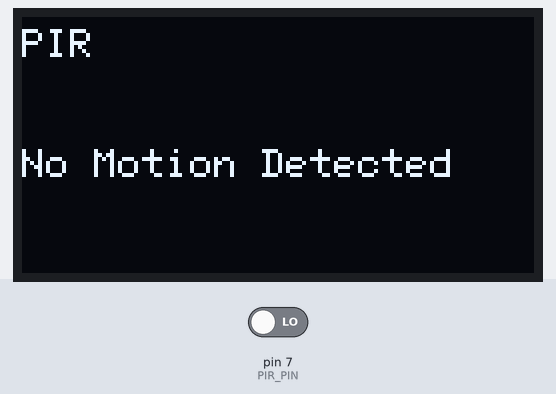
A sketch run on a simulated Arduino Uno, built with avr-gcc and run on an emulated ATmega328P. Parts: 128×64 one-colour display. The inputs (shaded band) are chosen by the test bench; at power-on: pin 7 (PIR_PIN) LOW.

Above: at 2.9 s.
3.0 s: pin 7 (PIR_PIN) driven HIGH
At 3.7 s:
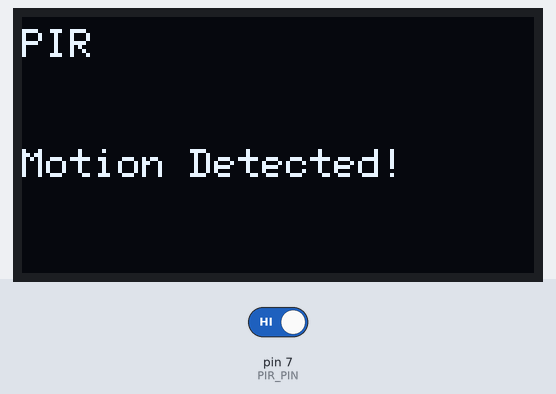
4.7 s: pin 7 (PIR_PIN) driven LOW
At 6.5 s:
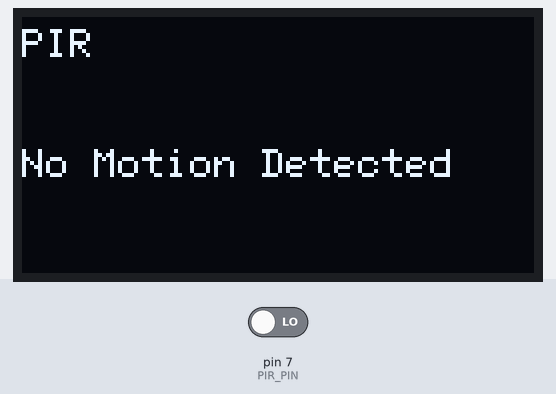
Timing chart, 0 to 8.0 s (numbered marks = the images above; inputs shaded):
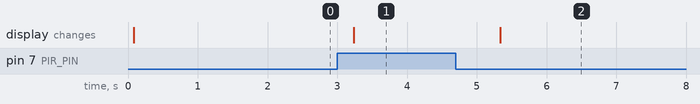

Measured:
- after the input at 3.0 s, the display: changes after 0.24 s (image 1)
- after the input at 4.7 s, the display: changes after 0.64 s (image 2)

The sketch:

PIR_D1_Mini_0_96_OLED_cloudfree.ino
```cpp
#include <Wire.h>
#include <U8g2lib.h>

#define SCREEN_WIDTH 128
#define SCREEN_HEIGHT 64
#define PIR_PIN 7 // Define the pin to which the PIR sensor is connected

U8G2_SSD1306_128X64_NONAME_F_SW_I2C u8g2(U8G2_R0, /* clock=*/ 10, /* data=*/ 8, /* reset=*/ U8X8_PIN_NONE); // Setup U8g2 library with D1 (SCL) and D2 (SDA) pins for SSD1306 OLED

void setup() {
  pinMode(PIR_PIN, INPUT); // Set PIR pin as input
  u8g2.begin();
}

void loop() {
  // Read the state of the PIR sensor
  int motionDetected = digitalRead(PIR_PIN);

  // Clear the OLED screen
  u8g2.clearBuffer();

  // Display motion detection status
  u8g2.setFont(u8g2_font_6x12_tf); // Choose a font
  u8g2.setCursor(0, 10);
  u8g2.print("PIR");


  if (motionDetected == HIGH) {
    u8g2.setCursor(0, 40);
    u8g2.print("Motion Detected!");
  } else {
    u8g2.setCursor(0, 40);
    u8g2.print("No Motion Detected");
  }

  // Send the clear buffer to the OLED
  u8g2.sendBuffer();

  // Add a delay to reduce sensor reading frequency
  delay(1000);
}
```
